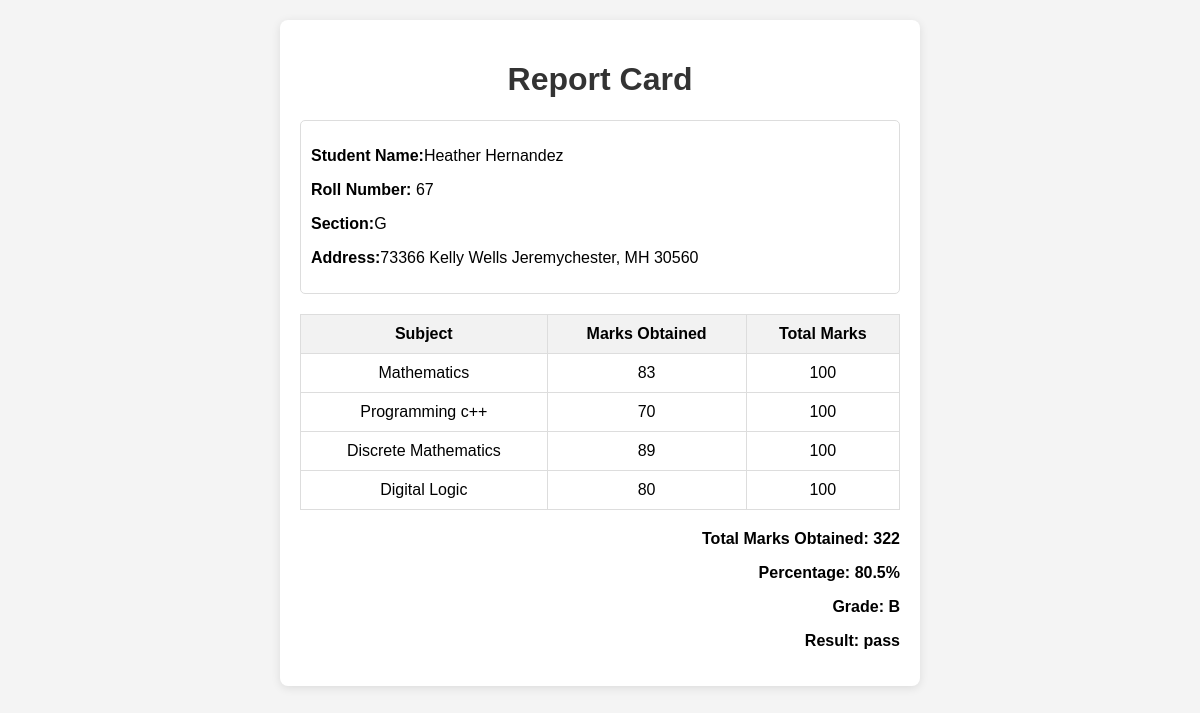
The page /report_card/45 on the database its author committed.
### home/models.py (models this page shows, shortened)
class student(models.Model):
    student_name=models.CharField(max_length=50)
    student_address=models.CharField(max_length=100)
    student_roll_number=models.IntegerField()
    student_section=models.CharField(max_length=1)
    student_marks_math=models.IntegerField(null=True,blank=True)
    student_marks_Digital_logic=models.IntegerField(null=True,blank=True)
    student_marks_programming=models.IntegerField(null=True,blank=True)
    student_marks_discrete=models.IntegerField(null=True,blank=True)

### home/views.py (the view)
# urls.py: path("report_card/<int:id>",result,name="report_card"),
def result(request,id):
    queryset=get_object_or_404(student,id=id)
    student_marks_Digital_logic=int(queryset.student_marks_Digital_logic) if queryset.student_marks_Digital_logic else 0
    total=(int(queryset.student_marks_math)+student_marks_Digital_logic+
           int(queryset.student_marks_discrete)+int(queryset.student_marks_programming))
    max_numb=400
    percentage=(total/max_numb)*100
    if percentage >= 90:
        Grade = "A"
    elif percentage >= 80:
        Grade = "B"
    elif percentage >= 70:
        Grade = "C"
    elif percentage >= 60:
        Grade = "D"
    else:
        Grade = "F"
    if percentage<40:
        result="fail"
    else:
        result="pass"
    queryset=student.objects.get(id=id)
    context={"student":queryset,"total":total,"max_numb":max_numb,
             "percentage":percentage,"result":result,"Grade":Grade}
    return render(request, "report_card.html", context)

### home/templates/report_card.html (shortened to what this page needs)
<!DOCTYPE html>
<html lang="en">
<head>
    {%load static%}
    <link rel="stylesheet" href="{% static 'report_card.css' %}">
</head>
<body>
    <div class="report-card">
        <h1>Report Card</h1>
        <div class="student-info">
            <p><strong>Student Name:</strong>{{student.student_name}}</p>
            <p><strong>Roll Number:</strong> {{student.student_roll_number}}</p>
            <p><strong>Section:</strong>{{student.student_section}}</p>
            <p><strong>Address:</strong>{{student.student_address}}</p>
        </div>
        <table>
            <thead>
                <tr>
                    <th>Subject</th>
                    <th>Marks Obtained</th>
                    <th>Total Marks</th>
                </tr>
            </thead>
            <tbody>
                <tr>
                    <td>Mathematics</td>
                    <td>{{student.student_marks_math}}</td>
                    <td>100</td>
                </tr>
                <tr>
                    <td>Programming c++</td>
                    <td> {{student.student_marks_programming}}</td>
                    <td>100</td>
                </tr>
                <tr>
                    <td>Discrete Mathematics</td>
                    <td>{{student.student_marks_discrete}}</td>
                    <td>100</td>
                </tr>
                <tr>
                    <td>Digital Logic</td>
                    <td>{{student.student_marks_Digital_logic}}</td>
                    <td>100</td>
                </tr>
            </tbody>
        </table>
        <div class="footer">
            <p><strong>Total Marks Obtained: </strong>{{total}} </p>
            <p><strong>Percentage: </strong> {{percentage}}%</p>
            <p><strong>Grade: </strong>{{Grade}}</p>
            <p><strong>Result: </strong>{{result}}</p>
        </div>
    </div>
</body>
</html>

### home/static/report_card.css (style rules this page uses)
body { font-family: Arial, sans-serif; background-color: #f4f4f4; margin: 0; padding: 20px; }
.report-card { background-color: #fff; border-radius: 8px; box-shadow: 0 2px 10px rgba(0, 0, 0, 0.1); padding: 20px; max-width: 600px; margin: auto; }
h1 { text-align: center; color: #333; }
.student-info { margin-bottom: 20px; padding: 10px; border: 1px solid #ddd; border-radius: 5px; }
table { width: 100%; border-collapse: collapse; margin-bottom: 20px; }
table th, table td { border: 1px solid #ddd; padding: 10px; text-align: center; }
table th { background-color: #f2f2f2; }
.footer { text-align: right; font-weight: bold; }

### rows shown on the page
student: student_name "Heather Hernandez", student_roll_number "67", student_section "G", student_address "73366 Kelly Wells Jeremychester, MH 30560", student_marks_math "83", student_marks_programming "70", student_marks_discrete "89", student_marks_Digital_logic "80"

### other values the page prints
{{ total }} "322"
{{ percentage }} "80.5"
{{ Grade }} "B"
{{ result }} "pass"
